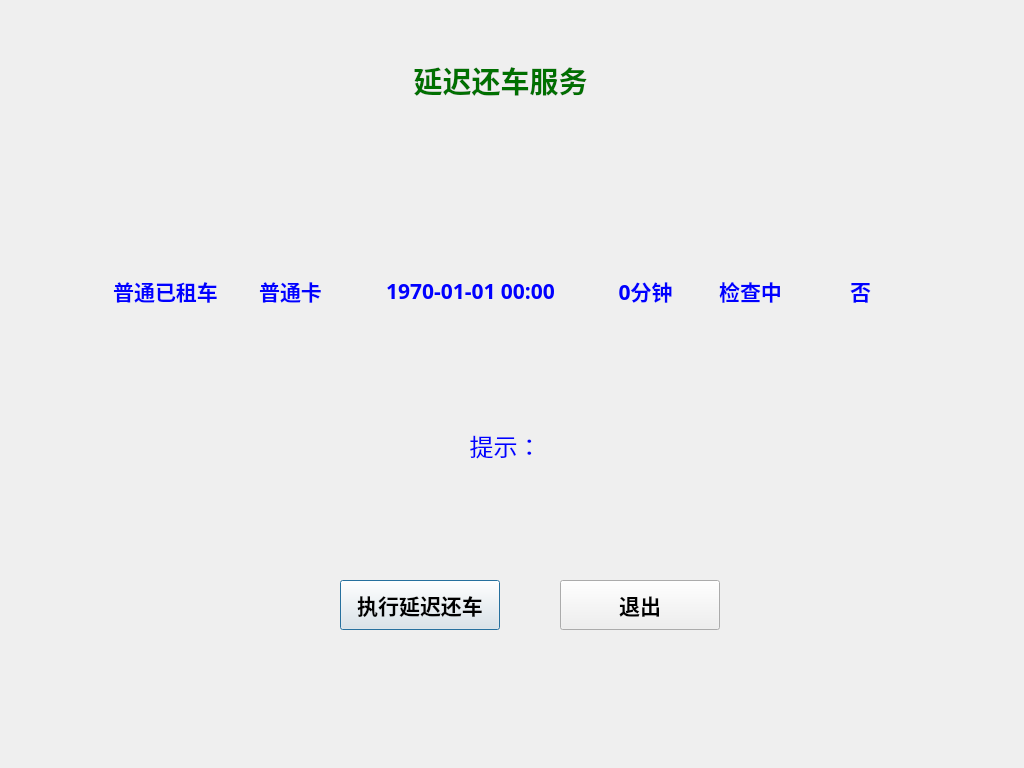
<?xml version="1.0" encoding="UTF-8"?>
<ui version="4.0">
 <class>DelayReturnBicycleClass</class>
 <widget class="QDialog" name="DelayReturnBicycleClass">
  <property name="geometry">
   <rect>
    <x>0</x>
    <y>0</y>
    <width>1024</width>
    <height>768</height>
   </rect>
  </property>
  <property name="minimumSize">
   <size>
    <width>1024</width>
    <height>768</height>
   </size>
  </property>
  <property name="maximumSize">
   <size>
    <width>1024</width>
    <height>768</height>
   </size>
  </property>
  <property name="focusPolicy">
   <enum>Qt::TabFocus</enum>
  </property>
  <property name="windowTitle">
   <string>Dialog</string>
  </property>
  <widget class="QLabel" name="label">
   <property name="geometry">
    <rect>
     <x>0</x>
     <y>0</y>
     <width>1024</width>
     <height>768</height>
    </rect>
   </property>
   <property name="text">
    <string/>
   </property>
   <property name="pixmap">
    <pixmap resource="../bicycle.qrc">:/image/function_background.png</pixmap>
   </property>
  </widget>
  <widget class="QLabel" name="label_Title">
   <property name="geometry">
    <rect>
     <x>410</x>
     <y>60</y>
     <width>181</width>
     <height>41</height>
    </rect>
   </property>
   <property name="font">
    <font>
     <family>华文中宋</family>
     <pointsize>22</pointsize>
     <weight>75</weight>
     <bold>true</bold>
    </font>
   </property>
   <property name="styleSheet">
    <string notr="true">color: rgb(0, 112, 0);</string>
   </property>
   <property name="text">
    <string>延迟还车服务</string>
   </property>
   <property name="alignment">
    <set>Qt::AlignCenter</set>
   </property>
  </widget>
  <widget class="QPushButton" name="pushButton_DelayReturnBicycleStart">
   <property name="geometry">
    <rect>
     <x>340</x>
     <y>580</y>
     <width>160</width>
     <height>50</height>
    </rect>
   </property>
   <property name="font">
    <font>
     <family>文泉驿正黑</family>
     <pointsize>16</pointsize>
     <weight>75</weight>
     <bold>true</bold>
    </font>
   </property>
   <property name="text">
    <string>执行延迟还车</string>
   </property>
  </widget>
  <widget class="QPushButton" name="pushButton_Quit">
   <property name="geometry">
    <rect>
     <x>560</x>
     <y>580</y>
     <width>160</width>
     <height>50</height>
    </rect>
   </property>
   <property name="font">
    <font>
     <family>文泉驿正黑</family>
     <pointsize>16</pointsize>
     <weight>75</weight>
     <bold>true</bold>
    </font>
   </property>
   <property name="text">
    <string>退出</string>
   </property>
  </widget>
  <widget class="QLabel" name="label_DelayReturnBicycleShow">
   <property name="geometry">
    <rect>
     <x>40</x>
     <y>420</y>
     <width>931</width>
     <height>51</height>
    </rect>
   </property>
   <property name="font">
    <font>
     <family>文泉驿正黑</family>
     <pointsize>18</pointsize>
     <weight>50</weight>
     <bold>false</bold>
    </font>
   </property>
   <property name="styleSheet">
    <string notr="true">color: rgb(0, 0, 255);</string>
   </property>
   <property name="text">
    <string>提示：</string>
   </property>
   <property name="alignment">
    <set>Qt::AlignCenter</set>
   </property>
  </widget>
  <widget class="QLabel" name="label_7">
   <property name="geometry">
    <rect>
     <x>920</x>
     <y>660</y>
     <width>81</width>
     <height>91</height>
    </rect>
   </property>
   <property name="text">
    <string/>
   </property>
   <property name="pixmap">
    <pixmap resource="../bicycle.qrc">:/image/quit_key_return.png</pixmap>
   </property>
  </widget>
  <widget class="QLabel" name="label_8">
   <property name="geometry">
    <rect>
     <x>100</x>
     <y>190</y>
     <width>821</width>
     <height>161</height>
    </rect>
   </property>
   <property name="styleSheet">
    <string notr="true">image: url(:/image/DelayReturnBicycleInfo.png);</string>
   </property>
   <property name="text">
    <string/>
   </property>
  </widget>
  <widget class="QLabel" name="label_rentFlag">
   <property name="geometry">
    <rect>
     <x>100</x>
     <y>270</y>
     <width>131</width>
     <height>41</height>
    </rect>
   </property>
   <property name="font">
    <font>
     <family>文泉驿正黑</family>
     <pointsize>16</pointsize>
     <weight>75</weight>
     <bold>true</bold>
    </font>
   </property>
   <property name="styleSheet">
    <string notr="true">color: rgb(0, 0, 255);</string>
   </property>
   <property name="text">
    <string>普通已租车</string>
   </property>
   <property name="alignment">
    <set>Qt::AlignCenter</set>
   </property>
  </widget>
  <widget class="QLabel" name="label_ticketType">
   <property name="geometry">
    <rect>
     <x>230</x>
     <y>270</y>
     <width>121</width>
     <height>41</height>
    </rect>
   </property>
   <property name="font">
    <font>
     <family>文泉驿正黑</family>
     <pointsize>16</pointsize>
     <weight>75</weight>
     <bold>true</bold>
    </font>
   </property>
   <property name="styleSheet">
    <string notr="true">color: rgb(0, 0, 255);</string>
   </property>
   <property name="text">
    <string>普通卡</string>
   </property>
   <property name="alignment">
    <set>Qt::AlignCenter</set>
   </property>
  </widget>
  <widget class="QLabel" name="label_curDealDate">
   <property name="geometry">
    <rect>
     <x>350</x>
     <y>270</y>
     <width>241</width>
     <height>41</height>
    </rect>
   </property>
   <property name="font">
    <font>
     <family>文泉驿正黑</family>
     <pointsize>16</pointsize>
     <weight>75</weight>
     <bold>true</bold>
    </font>
   </property>
   <property name="styleSheet">
    <string notr="true">color: rgb(0, 0, 255);</string>
   </property>
   <property name="text">
    <string>1970-01-01 00:00</string>
   </property>
   <property name="alignment">
    <set>Qt::AlignCenter</set>
   </property>
  </widget>
  <widget class="QLabel" name="label_freeTime">
   <property name="geometry">
    <rect>
     <x>590</x>
     <y>270</y>
     <width>111</width>
     <height>41</height>
    </rect>
   </property>
   <property name="font">
    <font>
     <family>文泉驿正黑</family>
     <pointsize>16</pointsize>
     <weight>75</weight>
     <bold>true</bold>
    </font>
   </property>
   <property name="styleSheet">
    <string notr="true">color: rgb(0, 0, 255);</string>
   </property>
   <property name="text">
    <string>0分钟</string>
   </property>
   <property name="alignment">
    <set>Qt::AlignCenter</set>
   </property>
  </widget>
  <widget class="QLabel" name="label_emptySae">
   <property name="geometry">
    <rect>
     <x>700</x>
     <y>270</y>
     <width>101</width>
     <height>41</height>
    </rect>
   </property>
   <property name="font">
    <font>
     <family>文泉驿正黑</family>
     <pointsize>16</pointsize>
     <weight>75</weight>
     <bold>true</bold>
    </font>
   </property>
   <property name="styleSheet">
    <string notr="true">color: rgb(0, 0, 255);</string>
   </property>
   <property name="text">
    <string>检查中</string>
   </property>
   <property name="alignment">
    <set>Qt::AlignCenter</set>
   </property>
  </widget>
  <widget class="QLabel" name="label_whetherRetrunDelay">
   <property name="geometry">
    <rect>
     <x>800</x>
     <y>270</y>
     <width>121</width>
     <height>41</height>
    </rect>
   </property>
   <property name="font">
    <font>
     <family>文泉驿正黑</family>
     <pointsize>16</pointsize>
     <weight>75</weight>
     <bold>true</bold>
    </font>
   </property>
   <property name="styleSheet">
    <string notr="true">color: rgb(0, 0, 255);</string>
   </property>
   <property name="text">
    <string>否</string>
   </property>
   <property name="alignment">
    <set>Qt::AlignCenter</set>
   </property>
  </widget>
 </widget>
 <tabstops>
  <tabstop>pushButton_DelayReturnBicycleStart</tabstop>
  <tabstop>pushButton_Quit</tabstop>
 </tabstops>
 <resources>
  <include location="../bicycle.qrc"/>
 </resources>
 <connections/>
</ui>
